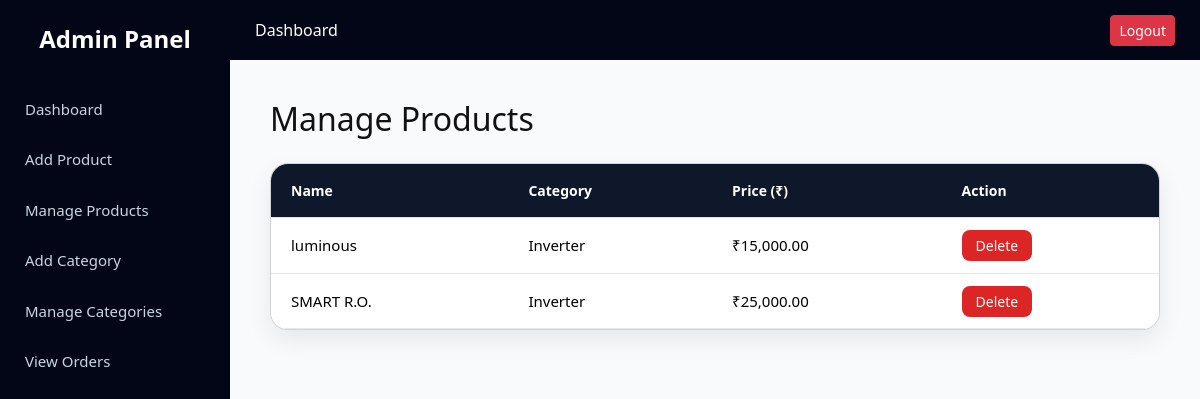
The page /admin/manage_products.php (signed in) on the database its author committed.
### tables this page shows
CREATE TABLE `products` (
  `product_id` int(11) NOT NULL,
  `product_name` varchar(100) DEFAULT NULL,
  `category` enum('Inverter','Battery','RO','Stabilizer') DEFAULT NULL,
  `price` decimal(10,2) DEFAULT NULL,
  `image` varchar(255) DEFAULT NULL,
  `description` text DEFAULT NULL
);

### admin/manage_products.php (the view, shortened to what this page needs)
<?php
include 'admin_header.php';
include '../config/db.php';
$q = mysqli_query($conn, "SELECT * FROM products");
?>
<h2 class="mb-4">Manage Products</h2>
<div class="admin-table-wrapper">
  <div class="card">
    <table class="table">
      <thead>
        <tr>
          <th>Name</th>
          <th>Category</th>
          <th>Price (₹)</th>
          <th>Action</th>
        </tr>
      </thead>
      <tbody>
        <?php if(mysqli_num_rows($q) > 0){ ?>
          <?php while($p = mysqli_fetch_assoc($q)){ ?>
            <tr>
              <td><?= htmlspecialchars($p['product_name']) ?></td>
              <td><?= htmlspecialchars($p['category']) ?></td>
              <td>₹<?= number_format($p['price'], 2) ?></td>
              <td>
             <a href="delete_product.php?id=<?= $p['product_id'] ?>"
   class="btn-delete"
   data-id="<?= $p['product_id'] ?>"
   data-url="delete_product.php"
   onclick="return breakRow(this)">
   Delete
</a>
              </td>
            </tr>
          <?php } ?>
        <?php } ?>
      </tbody>
    </table>
  </div>
</div>
<?php include 'admin_footer.php'; ?>

### assets/css/style.css (style rules this page uses)
:root { --dark:#0F172A; --blue:#0284C7; --green:#22C55E; --light:#F8FAFC; --gray:#CBD5E1; }
* { box-sizing:border-box; font-family:'Segoe UI', system-ui, -apple-system, BlinkMacSystemFont, sans-serif; }
body { margin:0; background:var(--light); color:#111; }
a { text-decoration:none; }
.table tbody tr { background:#fff; }
.admin-table-wrapper { width:100%; max-width:1200px; margin-top:25px; }
.admin-table-wrapper .card { border-radius:18px; overflow:hidden; box-shadow:0 10px 25px rgba(0,0,0,0.08); }
.table { width:100%; margin:0; border-collapse:collapse; }
.table thead th { background:#0F172A; color:#fff; padding:16px 20px; font-size:14px; text-align:left; }
.table tbody td { padding:16px 20px; font-size:15px; border-bottom:1px solid #e5e7eb; }
.btn-delete { background:#dc2626; border:none; padding:6px 14px; border-radius:8px; color:#fff; font-size:14px; cursor:pointer; text-decoration:none; }
.table tbody tr { transition: background 0.3s ease, transform 0.3s ease; }

### rows shown on the page
products: product_name "luminous", category "Inverter", price "15,000.00"
products: product_name "SMART R.O.", category "Inverter", price "25,000.00"
